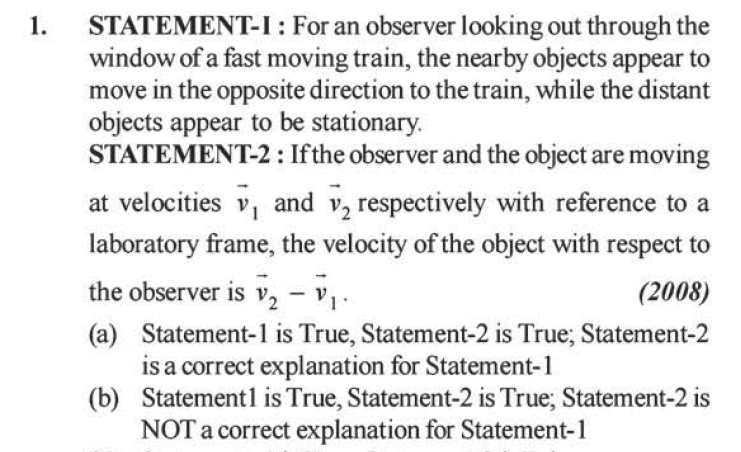
#> input picture img3.png, 741 x 452 px
$ python 'trial9(2).py'
#> lines starting #> are read from the running program, lines starting #| are printed output that depends on the picture; after the words box and inside, x2 and y2 are one past the last pixel; in counts of white or black regions, pixels touching at a corner belong together
import cv2

img = cv2.imread('img3.png')
#> img is the input picture: shape (452, 741, 3); mean B, G, R 230.8, 230.4, 230.1

imgray = cv2.cvtColor(img, cv2.COLOR_BGR2GRAY)

ret, thresh = cv2.threshold(imgray, 127, 255, 4)
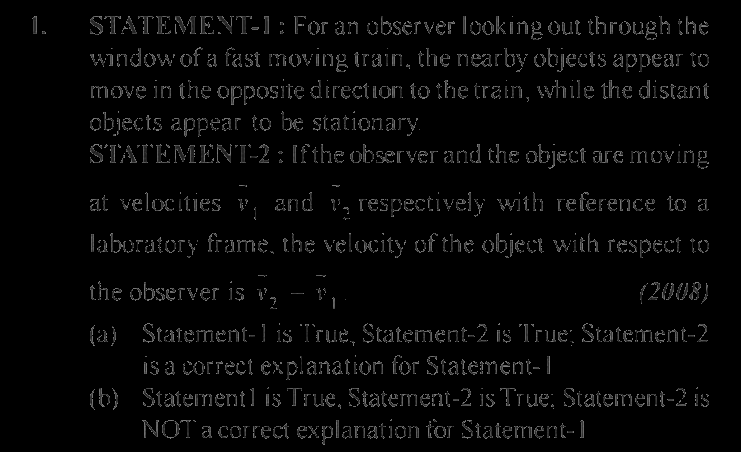
#> thresh: shape (452, 741); min 0, max 127, mean 6.7

contours, _ = cv2.findContours(thresh, cv2.RETR_LIST, cv2.CHAIN_APPROX_SIMPLE)
#> contours = 747 contours, 323 with area under 20; largest, box (x1, y1, x2, y2) and area: (162, 420, 180, 439) 235, (164, 420, 177, 438) 180, (281, 111, 303, 131) 138, (110, 233, 134, 253) 136, (231, 86, 242, 105) 118

# cv2.imshow("thresh", thresh)

xs = []     # x-coordinate of each
ys = []     # y-coordinate of each
xws = []    # (x+w)-coordinate of each
yhs = []    # (y+h)-coordinate of each
margin = 7  # margin to be left

for c in contours:

    rect = cv2.boundingRect(c)
    x, y, w, h = rect
    # cv2.rectangle(img, (x, y), (x+w, y+h), (0, 255, 0), 1) # individual bounding rectangles

    xs.append(x)
    ys.append(y)
    xws.append(x+w)
    yhs.append(y+h)
#> this loop made 747 passes
#> (x, y, w, h) on passes 3 to 5: (368, 430, 8, 8), (536, 426, 6, 5), (504, 426, 6, 5)
#> after the loop, xs = 747 values, max 706 at index 63, min 32 at index 746, mean 377.6; xws = 747 values, max 709 at index 63, min 37 at index 746, mean 385.1; yhs = 747 values, max 445 at index 24, min 17 at index 730, mean 225; ys = 747 values, max 434 at index 0, min 16 at index 727, mean 213.8

    # [11 lines of commented-out code are left out]
final_image = img[(min(ys) - margin):(max(yhs) + margin), (min(xs) - margin):(max(xws) + margin)]
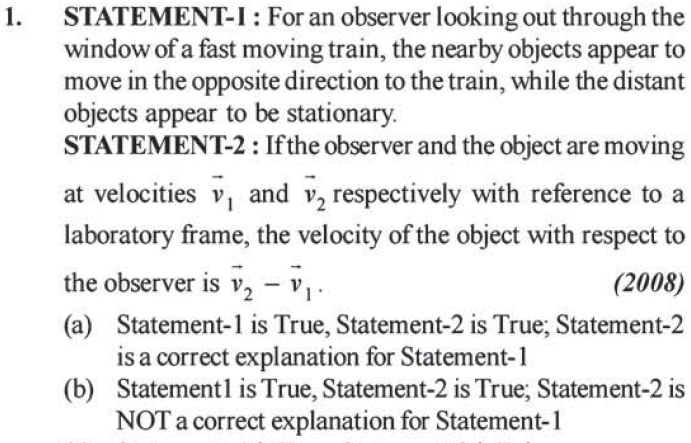
#> final_image: shape (443, 691, 3); mean B, G, R 228.6, 228, 227.8


cv2.imwrite('first_final.png', final_image)

# [5 lines of commented-out code are left out]

$ run again, with img2.png copied over img3.png
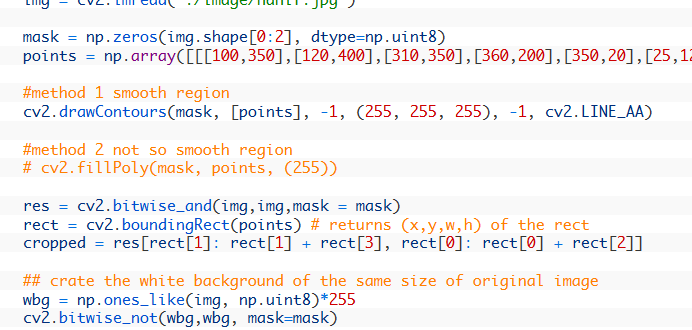
#> input picture img2.png, 692 x 330 px
#> img is the input picture: shape (330, 692, 3); mean B, G, R 240.9, 240.7, 243.2
#> `imgray = cv2.cvtColor(img, cv2.COLOR_BGR2GRAY)`:
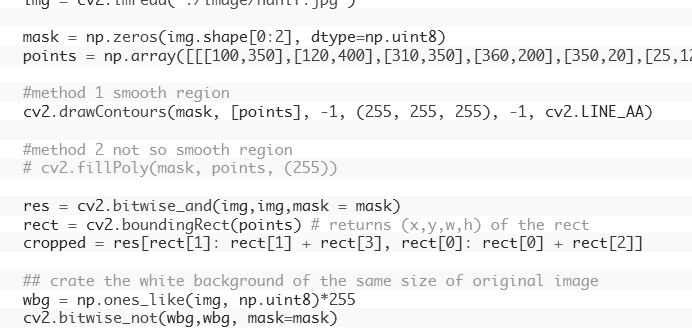
#> imgray: shape (330, 692); min 40, max 255, mean 241.5
#> `ret, thresh = cv2.threshold(imgray, 127, 255, 4)`:
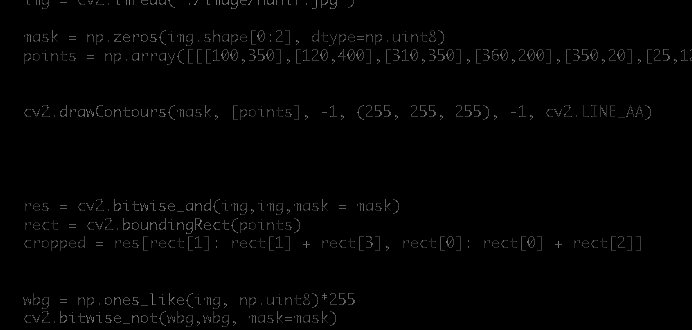
#> thresh: shape (330, 692); min 0, max 127, mean 2.6
#> contours = 584 contours, 422 with area under 20; largest, box (x1, y1, x2, y2) and area: (527, 236, 535, 248) 58, (446, 236, 454, 248) 58, (617, 49, 625, 61) 58, (590, 49, 598, 61) 58, (536, 49, 544, 61) 58
#> the loop `for c in contours: ` made 584 passes
#> (x, y, w, h) on passes 2, 3, 7: (233, 321, 3, 5), (197, 321, 3, 5), (303, 315, 7, 8)
#> after the loop `for c in contours:`: xs = 584 values, max 690 at index 380, min 23 at index 86, mean 260.4; xws = 584 values, max 692 at index 380, min 25 at index 501, mean 266; yhs = 584 values, max 327 at index 23, min 3 at index 549, mean 161.5; ys = 584 values, max 323 at index 0, min 0 at index 550, mean 153.5
